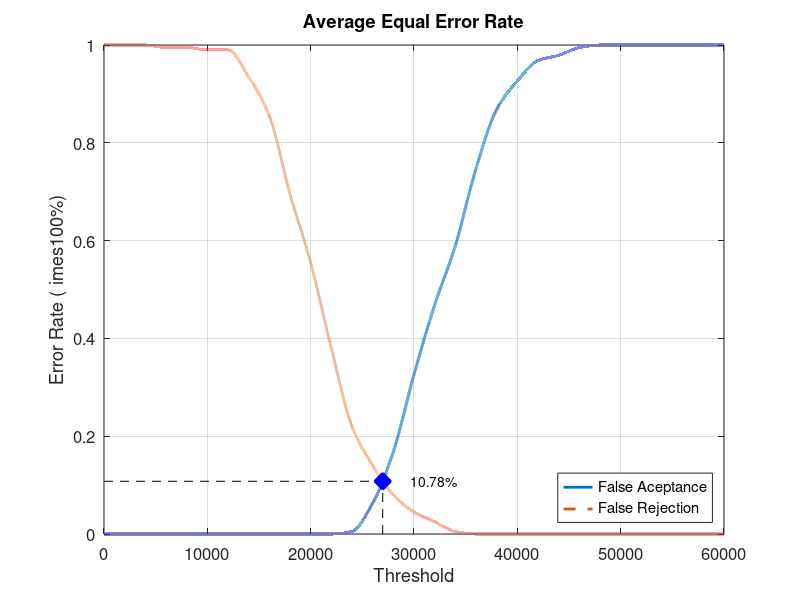
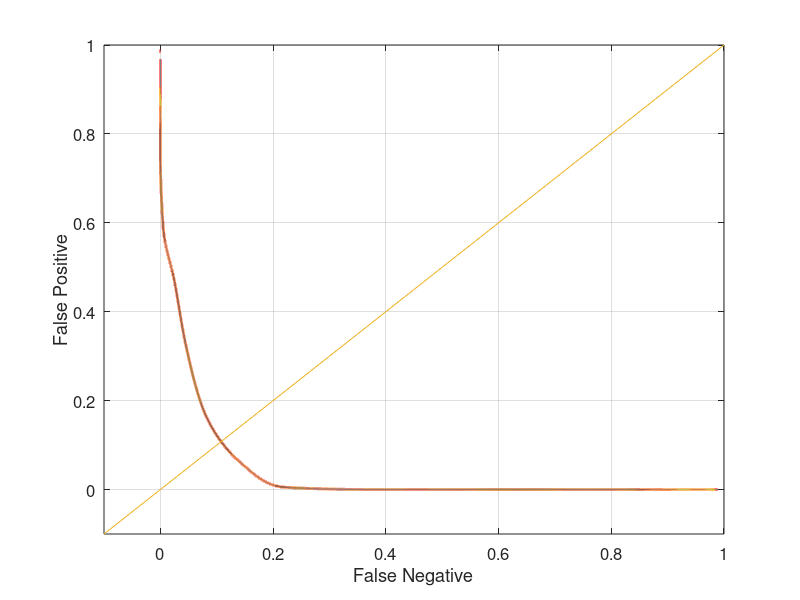

MATLAB code for these plots, in order:
close all;
clear;
clc;
x = 0:2000:60000;
xq = 0:0.5:60000;

y0 = [0 0 0 0 0 0 0 0 0 0 0 0 0.00526316 0.0631579 0.168421 0.326316 0.468421 0.589474 0.747368 0.868421 0.926316 0.968421 0.978947 0.994737 1 1 1 1 1 1 1]
yy0 = interp1(x, y0, xq, 'pchip');
y1 = [1 1 1 0.995 0.995 0.99 0.99 0.935 0.855 0.695 0.555 0.38 0.22 0.14 0.08 0.045 0.025 0.005 0 0 0 0 0 0 0 0 0 0 0 0 0]
yy1 = interp1(x, y1, xq, 'pchip');

% Calculating EER: 
y2 = abs(y0 - y1);
find(y2 == min(y2))
yy2 = abs(yy0 - yy1);
xEER = find(yy2 == min(yy2));
xEERIndex = xq(xEER) % X-axis EER
yEER = yy0(xEER) % Y-axis EER

main = figure
plot(xq, yy0,'-','LineWidth', 2);	hold on
plot(xq, yy1,'--','LineWidth', 2);	hold on
plot([xEERIndex xEERIndex], [0 yEER], 'k--');	hold on
plot([0 xEERIndex], [yEER yEER], 'k--');	hold on
plot(xEERIndex, yEER, 'bx', 'LineWidth', 10);	hold on
text(xEERIndex + 10 * xEERIndex / 100, yEER, [num2str(round((10000 * yEER)) / 100) '%'])
legend('False Aceptance', 'False Rejection', 'Location', 'SouthEast')
xlabel('Threshold')
ylabel('Error Rate (	imes100%)')
title('Average Equal Error Rate')
set(gca, 'FontSize', 12)
axis([0 60000 0 1])
grid on

print(main, 'Database5_1Main', '-dpng');
FNRxFPR = figure('Color', [1 1 1]);
plot(yy1, yy0, '-', yy1, yy0, 'LineWidth', 2);
hold on
y = -0.1:0.1:1
plot(y, y); 
set(gca, 'FontSize', 12)
xlabel('False Negative')
ylabel('False Positive')
axis([-0.1 1 -0.1 1])
set(gca, 'FontSize', 12)
grid on

print(FNRxFPR, 'Database5_1FNRxFPR','-dpng');
